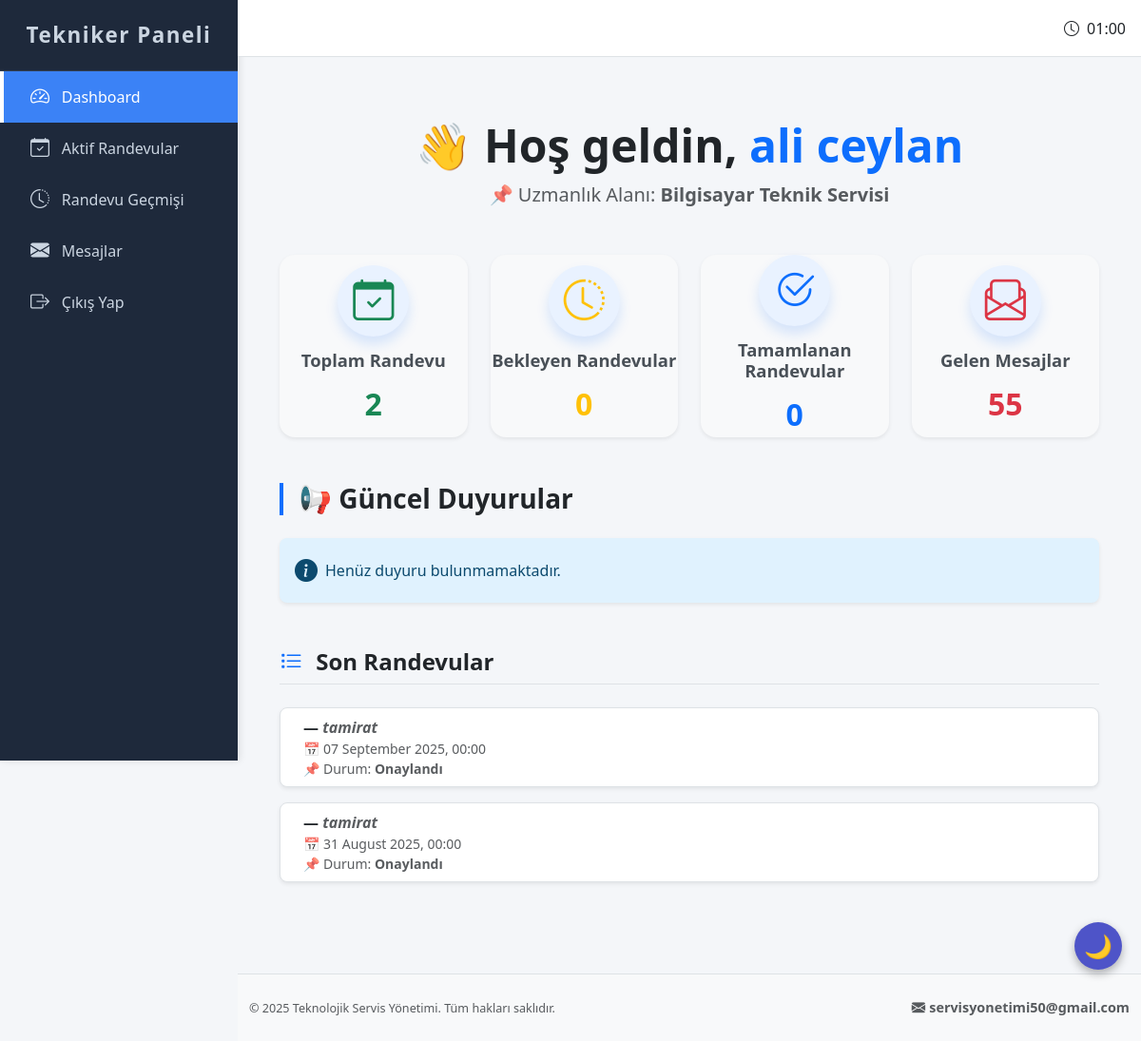
The page /technician/dashboard (signed in) on the database its author committed.
### app.py (models this page shows)
class Technician(UserMixin, db.Model):
    __tablename__ = 'technicians'
    id = db.Column(db.Integer, primary_key=True)
    ad = db.Column(db.String(50), nullable=False)
    soyad = db.Column(db.String(50), nullable=False)
    email = db.Column(db.String(100), unique=True, nullable=False)
    telefon = db.Column(db.String(11), unique=True, nullable=False)
    tc = db.Column(db.String(11), unique=True, nullable=False)
    dogum_tarihi = db.Column(db.Date, nullable=False)
    uzmanlik = db.Column(db.String(100), nullable=False)
    destek_modeli = db.Column(db.String(50), nullable=False)
    tecrube = db.Column(db.Integer, nullable=False)
    konum = db.Column(db.String(50))
    referans = db.Column(db.Text)
    ek_yetenekler = db.Column(db.Text)
    sifre = db.Column(db.String(255), nullable=False)
    kayit_tarihi = db.Column(db.DateTime, default=datetime.utcnow)
    onay = db.Column(db.Boolean, default=False)    # Tekniker onayı
    iptal = db.Column(db.Boolean, default=False)   # Tekniker iptal durumu
    def get_id(self):
        return f"tech-{self.id}"

class Appointment(db.Model):
    __tablename__ = 'appointments'
    id = db.Column(db.Integer, primary_key=True)
    user_id = db.Column(db.Integer, db.ForeignKey('users.id'), nullable=False)
    technician_id = db.Column(db.Integer, db.ForeignKey('technicians.id'), nullable=True)
    date = db.Column(db.Date, nullable=False)
    uzmanlik = db.Column(db.String(100), nullable=False)
    destek_modeli = db.Column(db.String(50), nullable=False)
    category = db.Column(db.String(50), nullable=False)
    description = db.Column(db.Text, nullable=False)
    status = db.Column(db.String(20), nullable=False, default='Beklemede')
    user = db.relationship('User', backref='appointments')
    technician = db.relationship('Technician', backref='appointments')  # Tekniker ilişkisi tanımlı

### app.py (the view)
@app.route('/technician/dashboard')
@login_required
def technician_dashboard():
    if not current_user.get_id().startswith("tech-"):
        flash("Bu sayfaya erişim yetkiniz yok.", "danger")
        return redirect(url_for('index'))
    technician_id = get_current_user_real_id()
    if not technician_id:
        flash("Teknisyen kimliği alınamadı.", "danger")
        return redirect(url_for('index'))
    technician = Technician.query.get(technician_id)
    if not technician:
        flash('Teknisyen bilgisi bulunamadı.', 'danger')
        return redirect(url_for('index'))
    total_appointments = Appointment.query.filter_by(technician_id=technician_id).count()
    pending_appointments = Appointment.query.filter_by(technician_id=technician_id, status='Beklemede').count()
    completed_appointments = Appointment.query.filter_by(technician_id=technician_id, status='Tamamlandı').count()
    recent_appointments = Appointment.query.filter_by(technician_id=technician_id)\
                                           .order_by(Appointment.date.desc())\
                                           .limit(5).all()
    total_messages = Message.query.filter_by(technician_id=technician_id).count()
    announcements = Announcement.query.filter_by(target_group='tekniker')\
                                      .order_by(Announcement.date_created.desc())\
                                      .limit(5).all()
    return render_template('technician_dashboard.html',
                           technician=technician,
                           total_appointments=total_appointments,
                           pending_appointments=pending_appointments,
                           completed_appointments=completed_appointments,
                           recent_appointments=recent_appointments,
                           total_messages=total_messages,
                           announcements=announcements)

### app.py (called while the page is built)
@login_manager.user_loader
def load_user(user_id):
    if user_id.startswith("user-"):
        return db.session.get(User, int(user_id[5:]))
    elif user_id.startswith("tech-"):
        return db.session.get(Technician, int(user_id[5:]))
    elif user_id.startswith("admin-"):
        return db.session.get(Admin, int(user_id[6:]))

def get_current_user_real_id():
    return int(current_user.get_id().split('-')[1])

### templates/technician_dashboard.html (shortened to what this page needs)
{% extends "base_technician.html" %}
{% block content %}
<div class="container my-5">
  <div class="text-center mb-5">
    <h2 class="display-5 fw-semibold">👋 Hoş geldin, <span class="text-primary">{{ technician.ad }} {{ technician.soyad }}</span></h2>
    <p class="text-muted fs-5">📌 Uzmanlık Alanı: <strong>{{ technician.uzmanlik }}</strong></p>
  </div>
  <div class="row g-4">
  {% for stat in [
    {'icon': 'calendar-check', 'color': 'success', 'title': 'Toplam Randevu', 'value': total_appointments},
    {'icon': 'clock-history', 'color': 'warning', 'title': 'Bekleyen Randevular', 'value': pending_appointments},
    {'icon': 'check2-circle', 'color': 'primary', 'title': 'Tamamlanan Randevular', 'value': completed_appointments},
    {'icon': 'envelope-paper', 'color': 'danger', 'title': 'Gelen Mesajlar', 'value': total_messages}
  ] %}
    <div class="col-12 col-sm-6 col-lg-3">
      <div class="card border-0 shadow-sm rounded-4 bg-light h-100 d-flex flex-column justify-content-center align-items-center text-center hover-scale">
        <div class="stat-icon text-{{ stat.color }}">
          <i class="bi bi-{{ stat.icon }}"></i>
        </div>
        <h5 class="card-title">{{ stat.title }}</h5>
        <div class="stat-value text-{{ stat.color }}">{{ stat.value }}</div>
      </div>
    </div>
  {% endfor %}
</div>
  <section class="mt-5">
    <h3 class="fw-bold border-start border-4 border-primary ps-3 mb-4">📢 Güncel Duyurular</h3>
    {% if announcements %}
      <div class="row gy-3">
        {% for duyuru in announcements %}
          <div class="col-12">
            <article class="announcement-card">
              <header class="d-flex justify-content-between align-items-center mb-2">
                <h5 class="fw-semibold text-primary m-0">
                  <i class="bi bi-megaphone-fill me-2"></i>{{ duyuru.title }}
                </h5>
                <time class="text-muted small" datetime="{{ duyuru.date_created.isoformat() }}">{{ duyuru.date_created.strftime('%d.%m.%Y %H:%M') }}</time>
              </header>
              <p class="announcement-content mb-0">{{ duyuru.content }}</p>
            </article>
          </div>
        {% endfor %}
      </div>
    {% else %}
      <div class="alert alert-info d-flex align-items-center gap-2 rounded-3 shadow-sm">
        <i class="bi bi-info-circle-fill fs-4"></i>
        Henüz duyuru bulunmamaktadır.
      </div>
    {% endif %}
  </section>
  <section class="mt-5">
    <h4 class="fw-bold border-bottom pb-2 mb-4"><i class="bi bi-list-task me-2 text-primary"></i> Son Randevular</h4>
    {% if recent_appointments %}
      <div class="list-group">
        {% for appt in recent_appointments %}
          <div tabindex="0" class="list-group-item d-flex justify-content-between align-items-start appointment-item shadow-sm mb-3 rounded-3" role="button" aria-expanded="false" aria-controls="apptDetails{{ loop.index }}">
            <div class="ms-2 me-auto">
              <div class="fw-semibold fs-6">{{ appt.customer_name }} — <span class="text-muted fst-italic">{{ appt.category }}</span></div>
              <small class="text-muted d-block">📅 {{ appt.date.strftime('%d %B %Y, %H:%M') }}</small>
              <small class="text-muted d-block">📌 Durum: <span class="fw-semibold">{{ appt.status }}</span></small>
            </div>
          </div>
        {% endfor %}
      </div>
    {% else %}
      <div class="alert alert-info text-center rounded-3 shadow-sm">
        <i class="bi bi-info-circle"></i> Henüz randevu kaydı yok.
      </div>
    {% endif %}
  </section>
</div>
{% endblock %}

### static/base_technician.css (style rules this page uses)
:root { --sidebar-width: 250px; --sidebar-collapsed-width: 70px; --sidebar-bg: #1e293b; --sidebar-color: #cbd5e1; --sidebar-hover-bg: #334155; --sidebar-active-bg: #3b82f6; --sidebar-active-color: #ffffff; --transition-speed: 0.3s; --navbar-height: 60px; --footer-height: 50px; }
html, body { height: 100%; margin: 0; }
body { display: flex; flex-direction: column; min-height: 100vh; background-color: #f4f6f9; font-family: 'Segoe UI', Tahoma, Geneva, Verdana, sans-serif; }

### templates/technician_dashboard.html (style rules this page uses)
.hover-scale { transition: transform 0.35s ease, box-shadow 0.35s ease; }
.stat-icon { width: 75px; height: 75px; border-radius: 50%; display: flex; justify-content: center; align-items: center; background-color: #e9f2ff; font-size: 2.7rem; margin-bottom: 0.9rem; box-shadow: 0 0.5rem 0.8rem rgba(13, 110, 253, 0.15); transition: background-color 0.35s ease, color 0.35s ease, transform 0.3s ease; }
.card-title { font-size: 1.15rem; font-weight: 600; color: #495057; }
.stat-value { font-size: 2rem; font-weight: 700; margin-top: 0.2rem; }
.alert-info { background-color: #e0f2fe; color: #0c4a6e; border: none; }

### rows shown on the page
Technician: ad "ali", soyad "ceylan", uzmanlik "Bilgisayar Teknik Servisi"
Appointment: category "tamirat", date "07 September 2025, 00:00", status "Onaylandı"
Appointment: category "tamirat", date "31 August 2025, 00:00", status "Onaylandı"

### other values the page prints
{{ stat.title }} "Toplam Randevu" "Bekleyen Randevular" "Tamamlanan Randevular" "Gelen Mesajlar"
{{ stat.value }} "2" "0" "0" "55"
